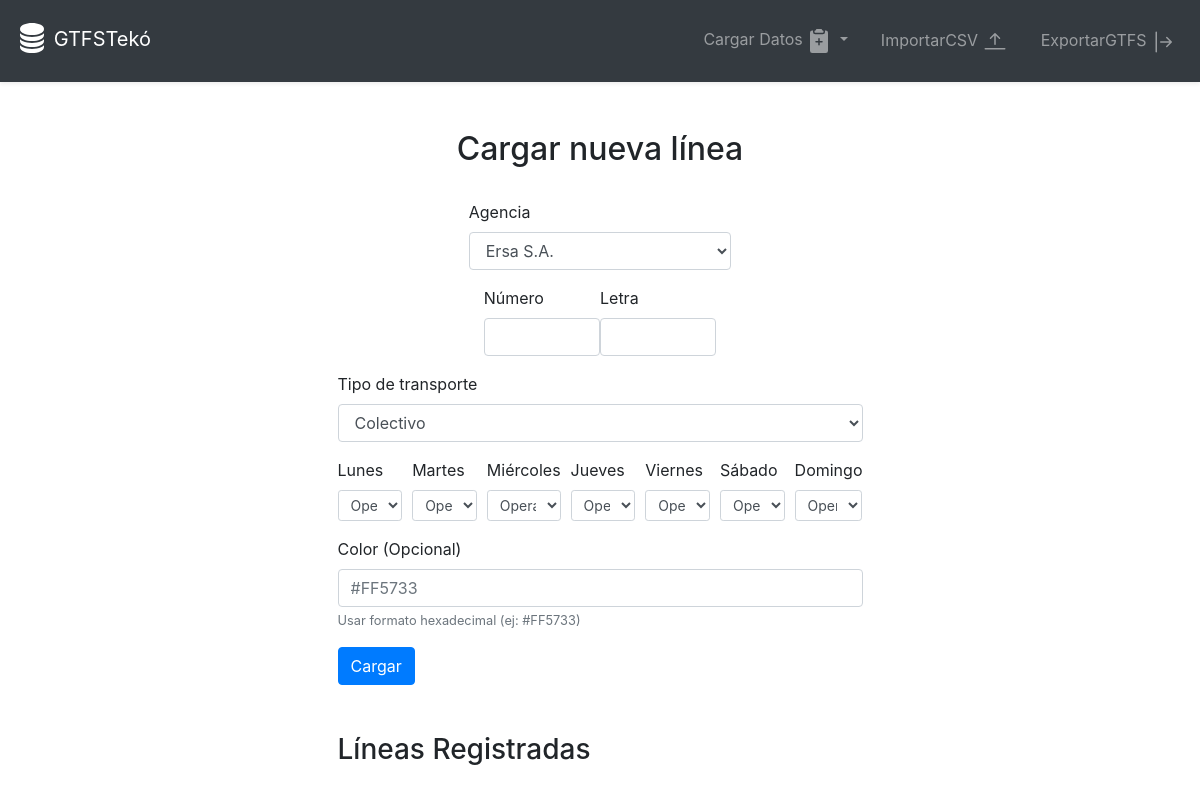
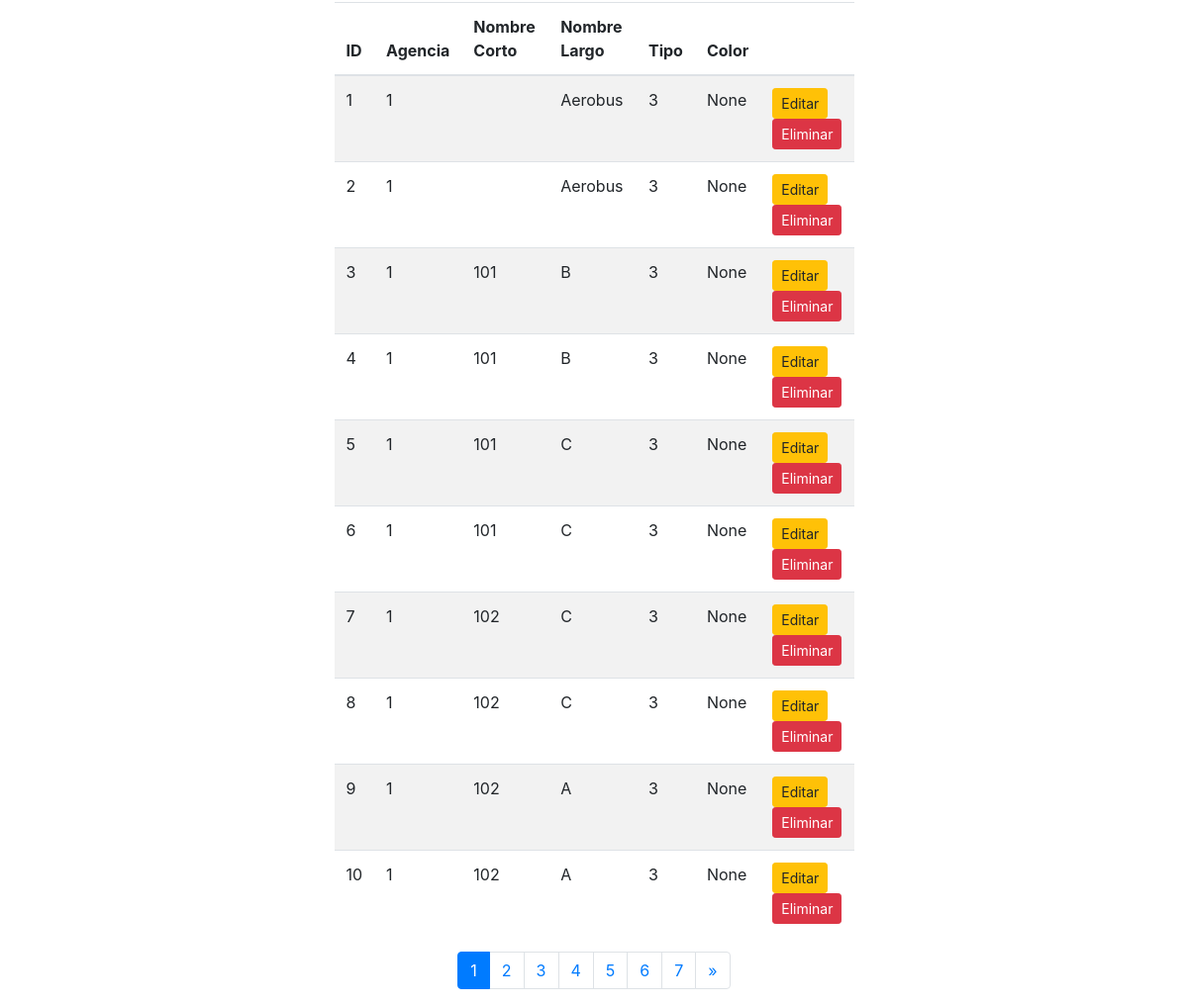
The app's page /route/cargar_routes with its own data (2 pictures, top to bottom).
### models/models.py (models this page shows)
class Route(db.Model):
    route_id = db.Column(db.Integer, primary_key=True)
    agency_id = db.Column(db.Integer, db.ForeignKey('agency.agency_id'), nullable=False)
    route_short_name = db.Column(db.String(10), nullable=False)
    route_long_name = db.Column(db.String(100), nullable=False)
    route_type = db.Column(db.Integer, nullable=False)
    route_color = db.Column(db.String(6))

### routes/route_routes.py (the view, shortened to what this page needs)
@route_bp.route('/cargar_routes', methods=['GET', 'POST'])
def cargar_routes():
    agencies = Agency.query.all()
    page = request.args.get(get_page_parameter(), type=int, default=1)  # Get the current page
    per_page = 10  # Set the number of items per page
    routes = Route.query.paginate(page=page, per_page=per_page)  # Paginate routes
    pagination = Pagination(page=page, total=routes.total, search=False, record_name='routes', per_page=per_page)
    return render_template('cargar_routes.html', agencies=agencies, routes=routes.items, pagination=pagination, current_page=page, total_pages=routes.pages)

### templates/cargar_routes.html (shortened to what this page needs)
{% extends "base.html" %}
{% block content %}
<div class="container mt-5 d-flex justify-content-center w-50 flex-column">
    <h2 class="text-center">Cargar nueva línea</h2>
    <form method="POST" class="mt-4">
        <div class="d-flex justify-content-center">
        <div class="form-group w-50">
            <label for="agency_id">Agencia</label>
            <select class="form-control" id="agency_id" name="agency_id" required>
                {% for agency in agencies %}
                    <option value="{{ agency.agency_id }}">{{ agency.agency_name }}</option>
                {% endfor %}
            </select>
        </div>
    </div>
        <div class="container d-flex justify-content-center w-50">
        <div class="form-group">
            <label for="route_short_name">Número</label>
            <input type="text" class="form-control" id="route_short_name" name="route_short_name" required>
        </div>
        <div class="form-group">
            <label for="route_long_name">Letra</label>
            <input type="text" class="form-control" id="route_long_name" name="route_long_name" required>
        </div>
    </div>
    <div class="d-flex justify-content-center flex-column">
        <div class="form-group">
            <label for="route_type">Tipo de transporte</label>
            <select class="form-control" id="route_type" name="route_type" required>
                <option value="3">Colectivo</option>
            </select>
        </div>
        <div class="form-row">
            {% for day in ['lunes', 'martes', 'miércoles', 'jueves', 'viernes', 'sábado', 'domingo'] %}
            <div class="form-group col">
                <label for="{{ day }}">{{ day|capitalize }}</label>
                <select class="form-control form-control-sm" id="{{ day }}" name="{{ day }}" required>
                    <option value="1" selected>Operativo</option>
                </select>
            </div>
            {% endfor %}
        </div>
        <div class="form-group">
            <label for="route_color">Color (Opcional)</label>
            <input type="text" class="form-control" id="route_color" name="route_color" placeholder="#FF5733" maxlength="7">
            <small class="form-text text-muted">Usar formato hexadecimal (ej: #FF5733)</small>
        </div>
    </div>
        <button type="submit" class="btn btn-primary">Cargar</button>
    </form>
    <h3 class="mt-5">Líneas Registradas</h3>
    <table class="table table-striped mt-3">
        <thead>
            <tr>
                <th>ID</th>
                <th>Agencia</th>
                <th>Nombre Corto</th>
                <th>Nombre Largo</th>
                <th>Tipo</th>
                <th>Color</th>
                <th></th>
            </tr>
        </thead>
        <tbody>
            {% for route in routes %}
                <tr>
                    <td>{{ route.route_id }}</td>
                    <td>{{ route.agency_id }}</td>
                    <td>{{ route.route_short_name }}</td>
                    <td>{{ route.route_long_name }}</td>
                    <td>{{ route.route_type }}</td>
                    <td>{{ route.route_color }}</td>
                    <td>
                        <button type="button" class="btn btn-warning btn-sm" data-toggle="modal" data-target="#editModal{{ route.route_id }}">
                            Editar
                        </button>
                        <form method="POST" action="{{ url_for('route.delete_route', route_id=route.route_id) }}" onsubmit="return confirm('¿Estás seguro de que deseas eliminar esta ruta?');">
                            <button type="submit" class="btn btn-danger btn-sm">Eliminar</button>
                        </form>
                    </td>
                </tr>
            {% endfor %}
        </tbody>
    </table>
    <nav aria-label="Page navigation">
        <ul class="pagination justify-content-center">
            {% for page_num in range(1, total_pages + 1) %}
                <li class="page-item {% if page_num == current_page %}active{% endif %}">
                    <a class="page-link" href="{{ url_for('route.cargar_routes', page=page_num) }}">{{ page_num }}</a>
                </li>
            {% endfor %}
            {% if current_page < total_pages %}
                <li class="page-item">
                    <a class="page-link" href="{{ url_for('route.cargar_routes', page=current_page + 1) }}" aria-label="Next">
                        <span aria-hidden="true">&raquo;</span>
                    </a>
                </li>
            {% endif %}
        </ul>
    </nav>
</div>
{% endblock %}

### templates/base.html (shortened to what this page needs)
<!DOCTYPE html>
<html lang="en">
<head>
    <link rel="stylesheet" href="https://stackpath.bootstrapcdn.com/bootstrap/4.5.2/css/bootstrap.min.css">
</head>
<body>
    {% include 'navbar.html' %}
    <div class="container">
        {% block content %}{% endblock %}
    </div>
</body>
</html>

### templates/navbar.html (shortened to what this page needs)
<nav class="navbar navbar-expand-lg navbar-dark bg-dark shadow-sm" style="padding: 1rem;">
    <a class="navbar-brand" href="{{ url_for('index') }}">
        GTFSTekó
    </a>
    <div class="collapse navbar-collapse" id="navbarNav">
        <ul class="navbar-nav ml-auto">
            <li class="nav-item dropdown">
                <a class="nav-link dropdown-toggle" href="#" id="navbarDropdownCargar" role="button" data-toggle="dropdown" aria-haspopup="true" aria-expanded="false">
                     Cargar Datos
                </a>
            </li>
            <li class="nav-item">
                <a class="nav-link btn ml-3" href="{{ url_for('csv_bp.importar_csv') }}">
                    ImportarCSV
                </a>
            </li>
            <li class="nav-item">
                <a class="nav-link btn ml-3" href="#">
                    ExportarGTFS
                </a>
            </li>
        </ul>
    </div>
</nav>

### records on screen
Route: route_id "1", agency_id "1", route_long_name "Aerobus", route_type "3", route_color "None"
Route: route_id "2", agency_id "1", route_long_name "Aerobus", route_type "3", route_color "None"
Route: route_id "3", agency_id "1", route_short_name "101", route_long_name "B", route_type "3", route_color "None"
Route: route_id "4", agency_id "1", route_short_name "101", route_long_name "B", route_type "3", route_color "None"
Route: route_id "5", agency_id "1", route_short_name "101", route_long_name "C", route_type "3", route_color "None"
Route: route_id "6", agency_id "1", route_short_name "101", route_long_name "C", route_type "3", route_color "None"
Route: route_id "7", agency_id "1", route_short_name "102", route_long_name "C", route_type "3", route_color "None"
Route: route_id "8", agency_id "1", route_short_name "102", route_long_name "C", route_type "3", route_color "None"
Route: route_id "9", agency_id "1", route_short_name "102", route_long_name "A", route_type "3", route_color "None"
Route: route_id "10", agency_id "1", route_short_name "102", route_long_name "A", route_type "3", route_color "None"

### other values on screen
{{ day|capitalize }} "Lunes" "Martes" "Miércoles" "Jueves" "Viernes" "Sábado" "Domingo"
{{ page_num }} "1" "2" "3" "4" "5" "6" "7"
form field agency_id "Ersa S.A."
